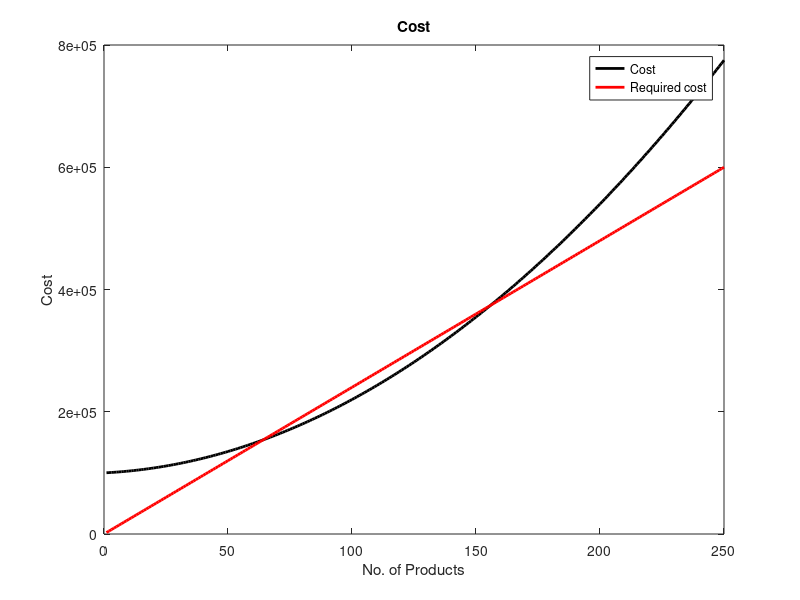

Write the MATLAB code that produced this figure.
clc; clear
q=250; % Quantity manufactured
for i1 = 1:q
    Cost(i1) = 10*i1^2 + 200*i1 + 100000;
    Required_cost(i1) = 2400*i1;
    end

%plots of Cost, Marginal Cost, Revenue and Profit 

figure(1)
x1 = 1:q;
Cost1 = Cost(x1);
set(gcf,'Name','Cost','Color','w')
plot(x1,Cost1,'-k','LineWidth',2)
hold on;
plot(x1,Required_cost,'-r','LineWidth',2)
hold on;
xlabel('No. of Products')
ylabel('Cost')
title('Cost')
legend('Cost','Required cost');
